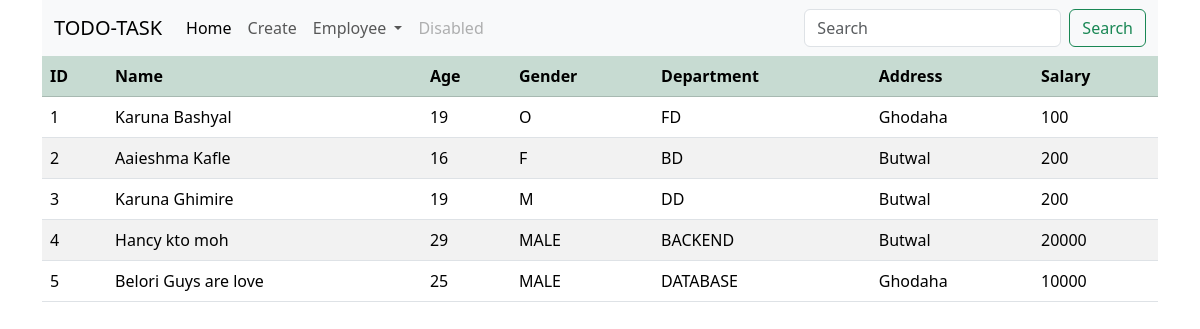
/employee/, run on the app's committed database.
### newapp/models.py (models this page shows, shortened)
class Employee(models.Model):
    FRONTEND_DEPART = 'FD'
    BACKEND_DEPART = 'BD'
    DATABASE_DEPART = 'DD'
    OTHERS = 'O'
    DEPARMENT_CHOICES = [
        (FRONTEND_DEPART, 'FRONTEND'),
        (BACKEND_DEPART, 'BACKEND'),
        (DATABASE_DEPART, 'DATABASE'),
    ]
    ''' GENDER CHOICES '''
    MALE = 'M'
    FEMALE = 'F'
    OTHER = 'O'
    GENDER_CHOICES = [
        (MALE, 'MALE'),
        (FEMALE, 'FEMALE'),
        (OTHER, 'OTHER')
    ]
    ''' SHIFT CHOICES '''
    MORNING = 'M'
    DAY = 'D'
    EVENING = 'E'
    SHIFT_CHOICES = [
        (MORNING, 'MORNING'),
        (DAY, 'DAY'),
        (EVENING, 'EVENING'),
    ]
    name = models.CharField(max_length=20)
    age = models.IntegerField()
    gender = models.CharField(max_length=10, choices=GENDER_CHOICES)
    address = models.CharField(max_length=20)
    salary = models.IntegerField()
    department = models.CharField(max_length=10, choices=DEPARMENT_CHOICES)
    working_hrs = models.DateTimeField(auto_now_add=True)
    shift = models.CharField(max_length=10, choices=SHIFT_CHOICES)

### newapp/views.py (the view)
# urls.py: path('employee/', employee_table, name='employee_table'),
def employee_table(request):
    employees = Employee.objects.all()
    return render(request, 'employee/table.html', {'employees':employees})

### newapp/templates/employee/table.html (shortened to what this page needs)
{% extends "main.html" %}
{% block body %}
    <table class="table table-striped">
        <tr class="table-success">
            <th>ID</th>
            <th>Name</th>
            <th>Age</th>
            <th>Gender</th>
            <th>Department</th>
            <th>Address</th>
            <th>Salary</th>
        </tr>
        {% for kar in employees  %}
        <tr>
            <td>{{kar.id}}</td>
            <td>{{kar.name}}</td>
            <td>{{kar.age}}</td>
            <td>{{kar.gender}}</td>
            <td>{{kar.department}}</td>
            <td>{{kar.address}}</td>
            <td>{{kar.salary}}</td>
        </tr>
        {% endfor %}
    </table>
{% endblock body %}

### data on the page
Employee: id "1", name "Karuna Bashyal", age "19", gender "O", department "FD", address "Ghodaha", salary "100"
Employee: id "2", name "Aaieshma Kafle", age "16", gender "F", department "BD", address "Butwal", salary "200"
Employee: id "3", name "Karuna Ghimire", age "19", gender "M", department "DD", address "Butwal", salary "200"
Employee: id "4", name "Hancy kto moh", age "29", gender "MALE", department "BACKEND", address "Butwal", salary "20000"
Employee: id "5", name "Belori Guys are love", age "25", gender "MALE", department "DATABASE", address "Ghodaha", salary "10000"
